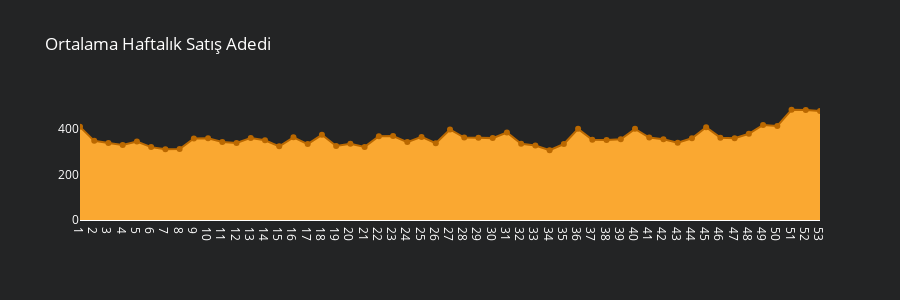

The notebook cell saved with this chart:
### Code cell
df_w_sa = df_train1.groupby('week').agg({"sales" : "mean"}).reset_index()
fig7 = go.Figure(data=[go.Scatter(x=df_w_sa['week'], y=df_w_sa['sales'], fill='tozeroy', fillcolor='#FAA831', line_color='#bA6800'
                                  ,mode='lines+markers')])


fig7.update_layout(title_text='Ortalama Haftalık Satış Adedi',height=300,paper_bgcolor='#232425',plot_bgcolor='#232425',
                font=dict(
                size=12,
                color='white'))
fig7.update_yaxes(showgrid=False)
fig7.update_xaxes(showgrid=False,tickmode = 'array', tickvals=df_w_sa.week, ticktext=[i for i in range(1,52)])

### Figure 1 — Plotly figure (JSON) as saved in the notebook; plotly's stock layout.template omitted (floating-point values rounded to 4 significant figures)
{"data": [{"fill": "tozeroy", "fillcolor": "#FAA831", "line": {"color": "#bA6800"}, "mode": "lines+markers", "type": "scatter", "x": [1, 2, 3, 4, 5, 6, 7, 8, 9, 10, 11, 12, 13, 14, 15, 16, 17, 18, 19, 20, 21, 22, 23, 24, 25, 26, 27, 28, 29, 30, 31, 32, 33, 34, 35, 36, 37, 38, 39, 40, 41, 42, 43, 44, 45, 46, 47, 48, 49, 50, 51, 52, 53], "y": [409.1, 347.5, 338.1, 329.2, 344.2, 320.1, 310.4, 311.9, 358.2, 358.6, 343.0, 338.4, 360.5, 350.2, 323.5, 363.1, 333.5, 374.1, 324.7, 334.4, 321.1, 367.7, 368.6, 342.2, 364.8, 337.2, 397.5, 362.0, 361.4, 359.6, 384.2, 334.7, 327.5, 306.6, 333.6, 400.3, 352.6, 351.5, 354.2, 400.3, 362.2, 354.9, 339.6, 358.8, 407.3, 361.6, 358.7, 378.6, 417.3, 412.9, 484.2, 482.9, 478.2]}], "layout": {"font": {"color": "white", "size": 12}, "height": 300, "paper_bgcolor": "#232425", "plot_bgcolor": "#232425", "title": {"text": "Ortalama Haftalık Satış Adedi"}, "xaxis": {"showgrid": false, "tickmode": "array", "ticktext": [1, 2, 3, 4, 5, 6, 7, 8, 9, 10, 11, 12, 13, 14, 15, 16, 17, 18, 19, 20, 21, 22, 23, 24, 25, 26, 27, 28, 29, 30, 31, 32, 33, 34, 35, 36, 37, 38, 39, 40, 41, 42, 43, 44, 45, 46, 47, 48, 49, 50, 51], "tickvals": [1, 2, 3, 4, 5, 6, 7, 8, 9, 10, 11, 12, 13, 14, 15, 16, 17, 18, 19, 20, 21, 22, 23, 24, 25, 26, 27, 28, 29, 30, 31, 32, 33, 34, 35, 36, 37, 38, 39, 40, 41, 42, 43, 44, 45, 46, 47, 48, 49, 50, 51, 52, 53]}, "yaxis": {"showgrid": false}}}
